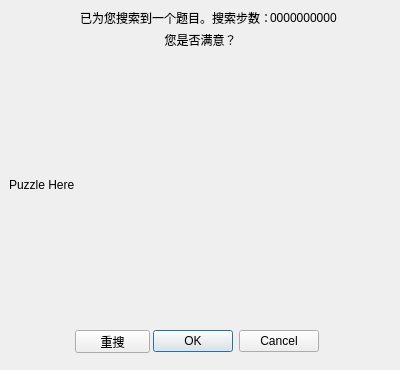
<?xml version="1.0" encoding="UTF-8"?>
<ui version="4.0">
 <class>DialogPuz</class>
 <widget class="QDialog" name="DialogPuz">
  <property name="geometry">
   <rect>
    <x>0</x>
    <y>0</y>
    <width>400</width>
    <height>370</height>
   </rect>
  </property>
  <property name="windowTitle">
   <string>出题结果</string>
  </property>
  <widget class="QDialogButtonBox" name="buttonBox">
   <property name="geometry">
    <rect>
     <x>140</x>
     <y>321</y>
     <width>191</width>
     <height>41</height>
    </rect>
   </property>
   <property name="orientation">
    <enum>Qt::Horizontal</enum>
   </property>
   <property name="standardButtons">
    <set>QDialogButtonBox::Cancel|QDialogButtonBox::Ok</set>
   </property>
   <property name="centerButtons">
    <bool>true</bool>
   </property>
  </widget>
  <widget class="QPushButton" name="btnRetry">
   <property name="geometry">
    <rect>
     <x>75</x>
     <y>330</y>
     <width>75</width>
     <height>23</height>
    </rect>
   </property>
   <property name="text">
    <string>重搜</string>
   </property>
  </widget>
  <widget class="QLabel" name="label">
   <property name="geometry">
    <rect>
     <x>80</x>
     <y>10</y>
     <width>191</width>
     <height>16</height>
    </rect>
   </property>
   <property name="text">
    <string>已为您搜索到一个题目。搜索步数：</string>
   </property>
  </widget>
  <widget class="QLabel" name="lblContent">
   <property name="geometry">
    <rect>
     <x>140</x>
     <y>30</y>
     <width>121</width>
     <height>20</height>
    </rect>
   </property>
   <property name="text">
    <string>您是否满意？</string>
   </property>
   <property name="alignment">
    <set>Qt::AlignCenter</set>
   </property>
  </widget>
  <widget class="QLabel" name="lblStep">
   <property name="geometry">
    <rect>
     <x>270</x>
     <y>10</y>
     <width>81</width>
     <height>16</height>
    </rect>
   </property>
   <property name="text">
    <string>0000000000</string>
   </property>
  </widget>
  <widget class="QWidget" name="gridLayoutWidget">
   <property name="geometry">
    <rect>
     <x>9</x>
     <y>49</y>
     <width>381</width>
     <height>271</height>
    </rect>
   </property>
   <layout class="QGridLayout" name="gridLayout">
    <item row="0" column="0">
     <widget class="QLabel" name="lblPuzzle">
      <property name="text">
       <string>Puzzle Here</string>
      </property>
     </widget>
    </item>
   </layout>
  </widget>
 </widget>
 <resources/>
 <connections>
  <connection>
   <sender>buttonBox</sender>
   <signal>accepted()</signal>
   <receiver>DialogPuz</receiver>
   <slot>accept()</slot>
   <hints>
    <hint type="sourcelabel">
     <x>248</x>
     <y>254</y>
    </hint>
    <hint type="destinationlabel">
     <x>157</x>
     <y>274</y>
    </hint>
   </hints>
  </connection>
  <connection>
   <sender>buttonBox</sender>
   <signal>rejected()</signal>
   <receiver>DialogPuz</receiver>
   <slot>reject()</slot>
   <hints>
    <hint type="sourcelabel">
     <x>316</x>
     <y>260</y>
    </hint>
    <hint type="destinationlabel">
     <x>286</x>
     <y>274</y>
    </hint>
   </hints>
  </connection>
 </connections>
</ui>
